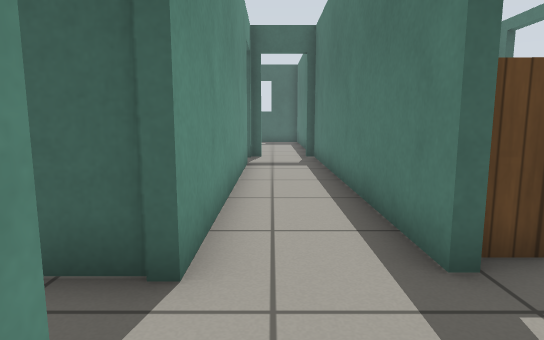
view 1 (above)

17 first-person views from a walk through a Gazebo world. The camera is 0.72 m above the floor, tilts 8° down and sees 75° across. The floor is counted in squares, 0.5 m on a side. Each view is taken from the middle of a square. On the plan, view 1 faces up. The plan holds only what a view shows up to about 15 squares ahead; the rest is blank. Robots are left out. Simple patterns stand in for the simulator's built-in surfaces.

view 2
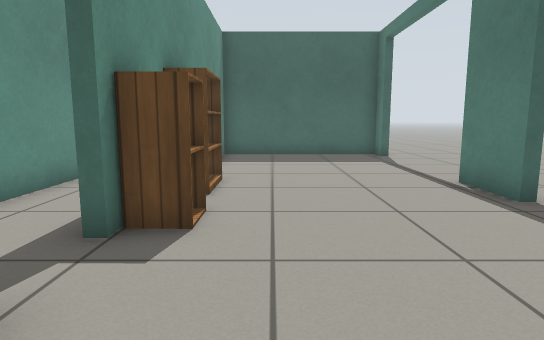

view 3
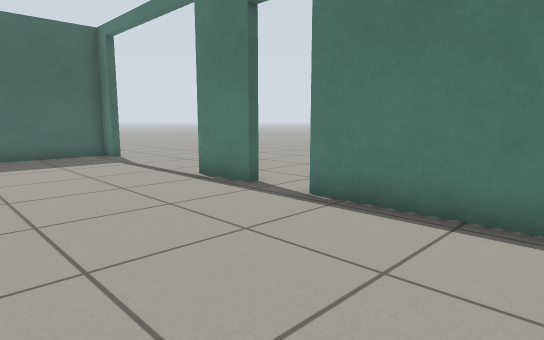

view 4
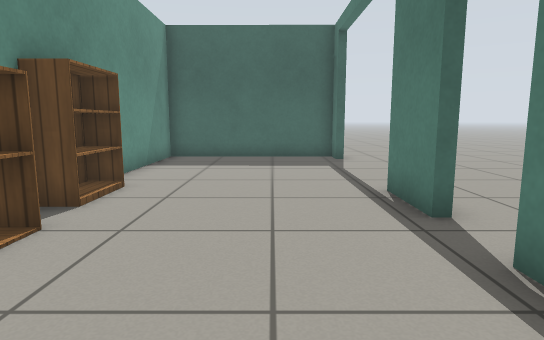

view 5
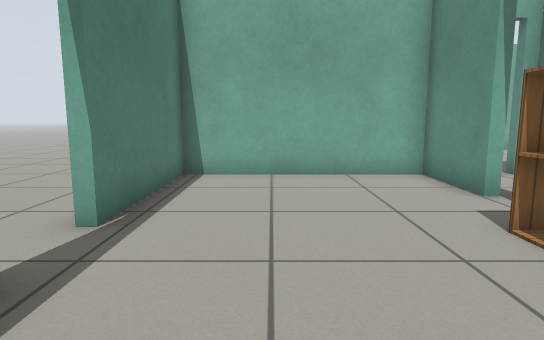

view 6
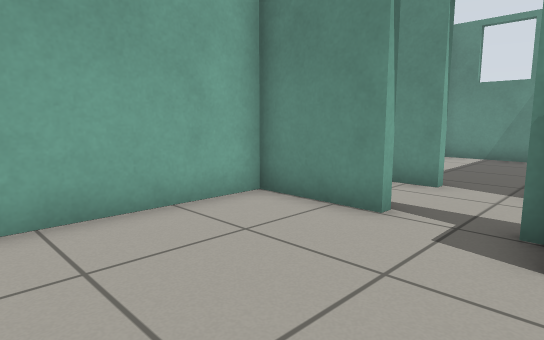

view 7
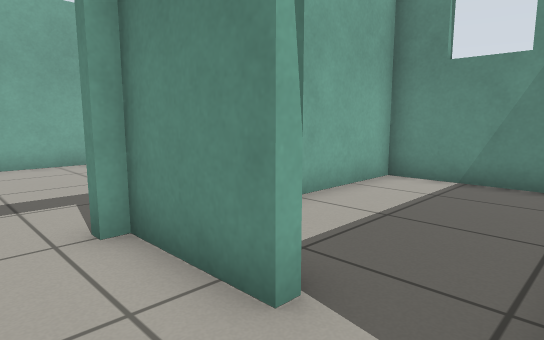

view 8
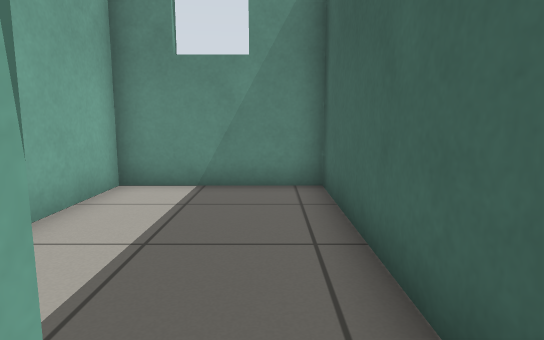

view 9
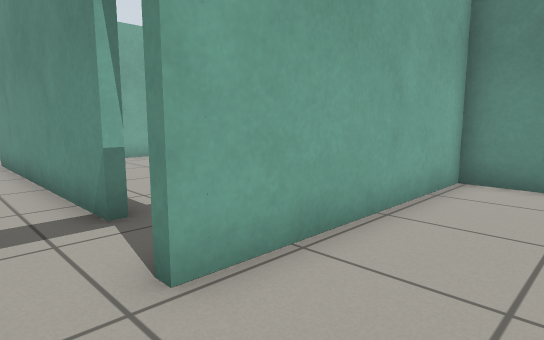

view 10
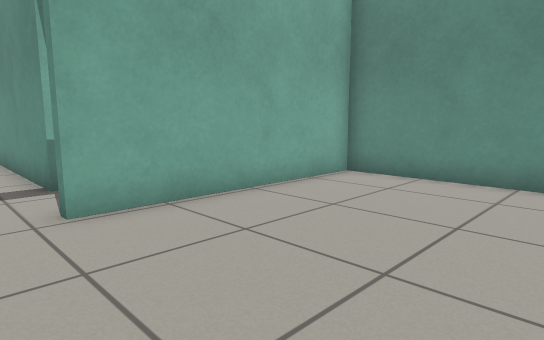

view 11
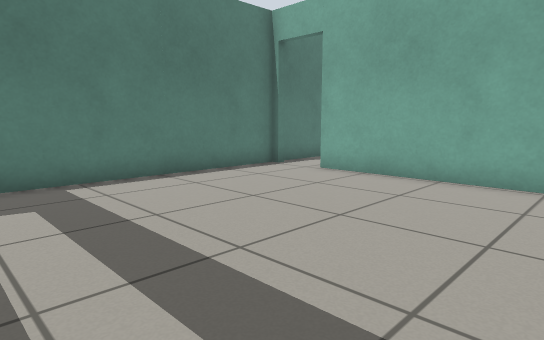

view 12
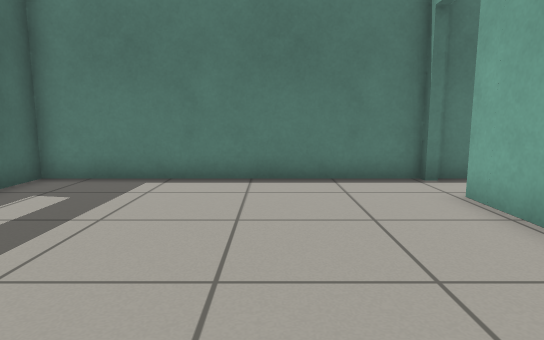

view 13
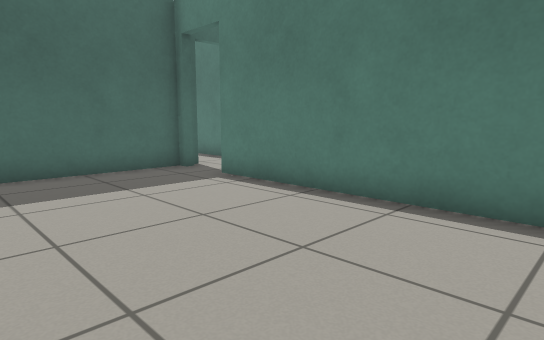

view 14
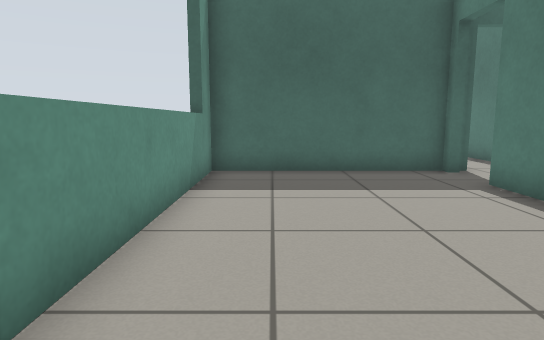

view 15
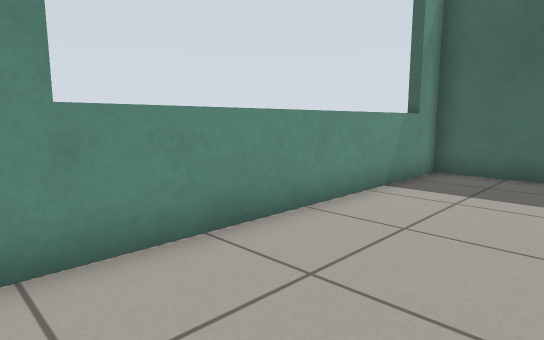

view 16
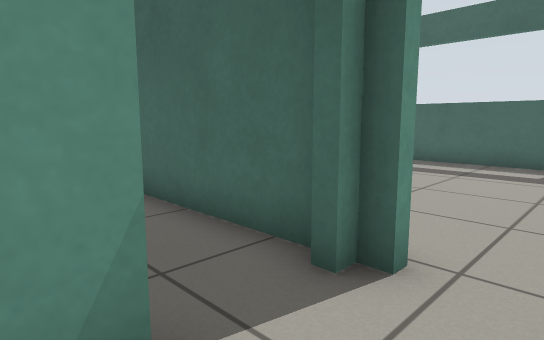

view 17
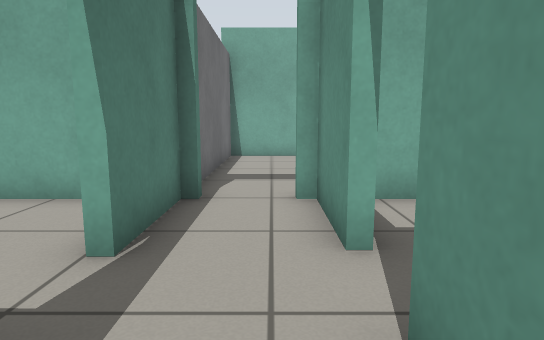

### Floor plan
Points are (right, up) in squares from view 1. A wall is a line through its corners. A room is listed if a view was taken in it or the views show most of it. See-through windows are left out.
Room 1 (views 1, 7, 8, 16, 17)
walls: (2, 4.6) (2, 3.1); (2, 7.6) (2, 6.6); (1.7, 3.1) (1.7, 14.1); (-0.8, 1.2) (-0.8, -1.4); (-0.8, 11.8) (-0.8, 3.1); (1.7, -1.5) (1.7, 1.5)
ways out: open door at (2, 2.5) to room 2; open door at (0.5, 14) to room 3; open door at (-1, 12.5) to room 4; open door at (-1, 2.5) to room 5; open door at (0.5, -1.5)
objects: cabinet (2, 4) to (3, 4)
Room 2 (views 2, 3, 4, 5, 6)
walls: (2, 6.6) (2, 4.6); (8.4, 5) (8.4, 7.2); (2, 1.5) (2, -1.4) (8.4, -1.4) (8.4, 3.3); (8.4, 13.1) (8.4, 14) (2, 14) (2, 7.6)
ways out: open door at (2, 2.5) to room 1; open door at (8.5, 10.3); open door at (8.7, 4.3)
objects: bookshelf (2, 6) to (3, 7)
Room 3 (views 9, 10, 11, 12)
walls: (-7.7, 19) (-7.7, 14.3) (-0.4, 14.3); (1.3, 14.3) (1.7, 14.3) (1.7, 23.7) (-4.5, 23.7)
ways out: open door at (0.5, 14) to room 1
Room 4 (views 13, 14, 15)
walls: (-5.6, 3.3) (-4.5, 3.3); (-1.1, 4.6) (-1.1, 11.8); (-1.1, 14) (-7.7, 14) (-7.7, 4.4)
ways out: open door at (-1, 12.5) to room 1
Room 5 (no view inside)
walls: (-0.8, 3.1) (-7.7, 3.1) (-7.7, -1.4) (-1.9, -1.4)
ways out: open door at (-1, 2.5) to room 1

Where each view was taken, in squares from view 1:
view 1: 0 up, 0 right, facing up
view 2: 1 down, 4 right, facing up
view 3: 1 down, 3 right, facing up-right
view 4: 0 up, 6 right, facing up
view 5: 8 up, 6 right, facing down
view 6: 4 up, 7 right, facing down-left
view 7: 3 up, 1 right, facing down-left
view 8: 2 up, 0 right, facing left
view 9: 17 up, 1 right, facing down-left
view 10: 20 up, 1 right, facing down-left
view 11: 23 up, 7 left, facing down-right
view 12: 18 up, 7 left, facing right
view 13: 4 up, 7 left, facing up-right
view 14: 4 up, 6 left, facing up
view 15: 4 up, 4 left, facing up-left
view 16: 11 up, 1 right, facing up-left
view 17: 5 up, 0 right, facing down
